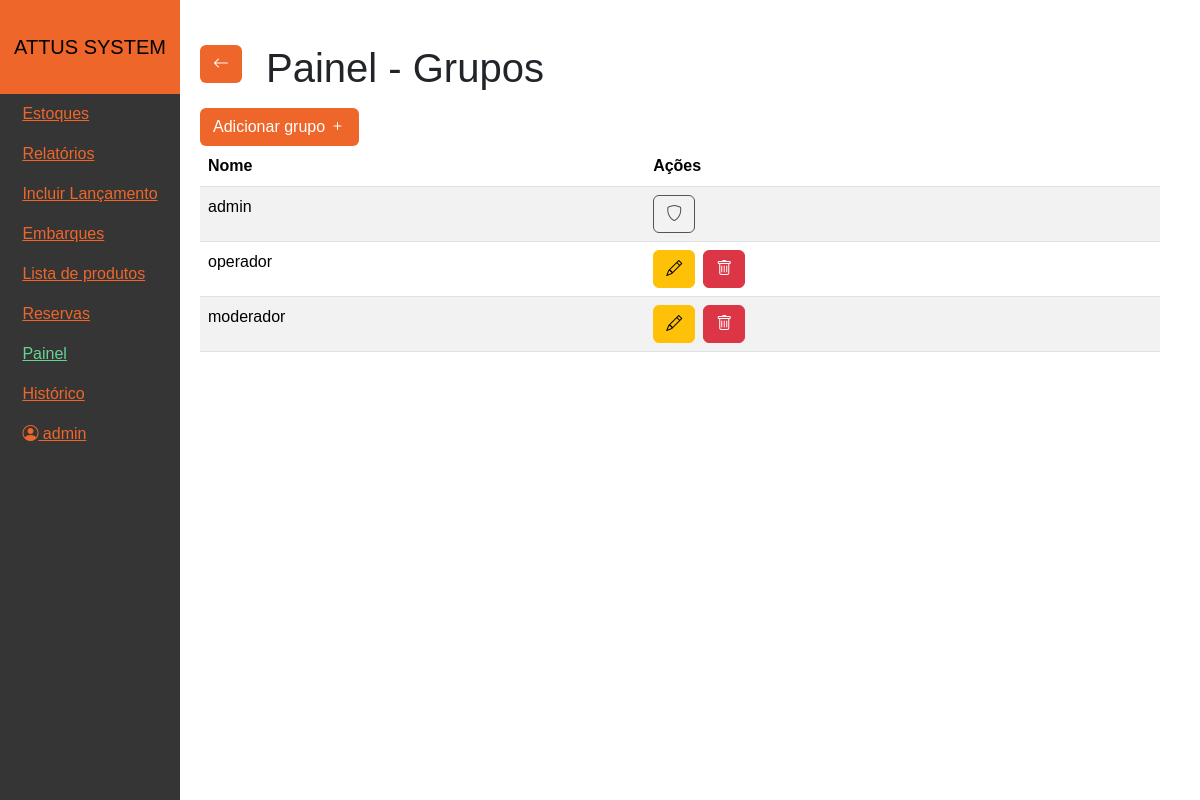
Page /painel/grupos (signed in) on the committed database.
### tables this page shows
CREATE TABLE `users` (
  `ID` int NOT NULL AUTO_INCREMENT,
  `username` varchar(30) NOT NULL,
  `email` varchar(255) NOT NULL,
  `password` varchar(255) NOT NULL,
  `active` tinyint(1) DEFAULT '0',
  `group_ID` int DEFAULT '99',
  PRIMARY KEY (`ID`),
  UNIQUE KEY `username` (`username`),
  UNIQUE KEY `email` (`email`),
  KEY `group_ID` (`group_ID`)
);

CREATE TABLE `permission_groups` (
  `ID` int NOT NULL AUTO_INCREMENT,
  `name` varchar(255) NOT NULL,
  PRIMARY KEY (`ID`)
);

### Controllers/_Viewer.php (called while the page is built)
<?php
class _Viewer
{
    public function view($view, $data = [])
    {
        extract($data);
        require_once "Views/$view.php";
    }
}

### Controllers/PainelController.php (called while the page is built, shortened)
<?php
require_once "Models/User.php";
class PainelController extends _Controller
{
    private $userModel;
    public function __construct()
    {
        parent::__construct("Painel");
        $this->userModel = new User();
    }
    public function grupos()
    {
        $groups = $this->userModel->getGroups();
        $this->view("Painel/grupos", [
            "groups" => $groups
        ]);
    }
}

### Managers/AuthManager.php (called while the page is built, shortened)
<?php
require_once "Models/User.php";
class AuthManager
{
    public static function isLoggedIn()
    {
        return isset($_COOKIE['user_id']) && !empty($_COOKIE['user_id'])
            && isset($_COOKIE['user_email']) && !empty($_COOKIE['user_email'])
            && isset($_COOKIE['user_name']) && !empty($_COOKIE['user_name']);
    }
    public static function getUser()
    {
        if (AuthManager::isLoggedIn()) {
            return [
                'id' => $_COOKIE['user_id'],
                'email' => $_COOKIE['user_email'],
                'name' => $_COOKIE['user_name']
            ];
        }
        return null;
    }
}

### Models/Model.php (called while the page is built, shortened)
<?php
require_once "Models/Database.php";
class Model
{
    public function __construct()
    {
        $this->db = Database::getInstance();
    }
}

### Models/Database.php (called while the page is built, shortened)
<?php
class Database
{
    private static $host;
    private static $username;
    private static $password;
    private static $dbname;
    private $conn;
    private static $instance = null;
    public function __construct()
    {
        self::$host = ConfigManager::$DATABASE_HOST;
        self::$username = ConfigManager::$DATABASE_USERNAME;
        self::$password = ConfigManager::$DATABASE_PASSWORD;
        self::$dbname = ConfigManager::$DATABASE_NAME;
        $this->conn = new mysqli(self::$host, self::$username, self::$password, self::$dbname);
    }
    public static function getInstance()
    {
        if (self::$instance === null) {
            self::$instance = new self();
        }
        return self::$instance;
    }
    public function prepare($sql)
    {
        return $this->conn->prepare($sql);
    }
}

### Models/User.php (called while the page is built, shortened)
<?php
require_once "Models/Model.php";
class User extends Model
{
    public function getUserById($id)
    {
        $sql = "SELECT * FROM `users` WHERE `id` = ?";
        $stmt = $this->db->prepare($sql);
        $stmt->bind_param("i", $id);
        $stmt->execute();
        $result = $stmt->get_result();
        return $result->fetch_assoc();
    }
    public function getGroups()
    {
        $sql = "SELECT * FROM `permission_groups`";
        $stmt = $this->db->prepare($sql);
        $stmt->execute();
        $result = $stmt->get_result();
        $groups = [];
        while ($row = $result->fetch_assoc()) {
            $groups[] = $row;
        }
        return $groups;
    }
}

### Managers/UserPermissionManager.php (called while the page is built, shortened)
<?php
require_once "Models/User.php";
class UserPermissionManager
{
    public function __construct($userId)
    {
        $userModel = new User();
        $user = $userModel->getUserById($userId);
    }
}

### Controllers/_Controller.php (called while the page is built, shortened)
<?php
require_once "Managers/AuthManager.php";
require_once "Managers/UserPermissionManager.php";
require_once "Controllers/_Viewer.php";
class _Controller extends _Viewer
{
    public function __construct($controller_name = null)
    {
        $user = AuthManager::getUser();
        $this->userPermissionManager = new UserPermissionManager($user['id']);
    }
}

### Views/Painel/grupos.php (the view, shortened to what this page needs)
<?php
$pageTitle = "Painel";
require "Components/Header.php";
?>
<main>
    <div class="d-flex gap-4 align-items-center">
        <button id="go-back" class="btn btn-custom" data-url="/painel">
            <i class="bi bi-arrow-left"></i>
        </button>
        <h1 class="mt-4 mb-3"><?= $pageTitle ?> - Grupos</h1>
    </div>
    <button class="btn btn-custom" data-bs-toggle="modal" data-bs-target="#criarGroupModal">
        Adicionar grupo <i class="bi bi-plus"></i>
    </button>
    <div class="table-responsive" style="max-height: 60vh; min-height: 100px">
        <table class="table table-striped" id="table-groups">
            <thead class="thead-dark" style="position: sticky; top: 0; z-index: 1000">
                <tr>
                    <th>Nome</th>
                    <th>Ações</th>
                </tr>
            </thead>
            <tbody>
                <?php foreach ($groups as $group): ?>
                    <tr data-id="<?= $group["ID"] ?>">
                        <td><?= $group["name"] ?></td>
                        <td>
                            <div class="d-flex gap-2">
                                <?php if ($group["ID"] == 1): ?>
                                    <button class="btn btn-custom" disabled>
                                        <i class="bi bi-shield"></i>
                                    </button>
                                <?php else: ?>
                                    <button class="btn btn-warning edit-group" data-id="<?= $group["ID"] ?>"
                                        title="Editar grupo">
                                        <i class="bi bi-pencil"></i>
                                    </button>
                                    <button class="btn btn-danger delete-group" data-id="<?= $group["ID"] ?>">
                                        <i class="bi bi-trash"></i>
                                    </button>
                                <?php endif; ?>
                            </div>
                        </td>
                    </tr>
                <?php endforeach; ?>
            </tbody>
        </table>
    </div>
</main>
<?php
include "Components/Template.php";
?>

### Components/Header.php (shortened to what this page needs)
<link rel="stylesheet" href="/public/grid-template.css">
<header>
  <nav class="navbar navbar-expand-md p-0">
    <div id="logoArea">
      <a class="navbar-brand p-0 m-0" href="/">ATTUS SYSTEM</a>
    </div>
    <div class="collapse navbar-collapse w-100" id="navbarSupportedContent">
      <ul class="navbar-nav mb-2 mb-lg-0">
        <li class="nav-item">
          <a class="nav-link <?= (isset($pageTitle) && $pageTitle === "Estoques") ? 'active' : ''; ?>" href="/">Estoques</a>
        </li>
        <li class="nav-item">
          <a class="nav-link <?= (isset($pageTitle) && $pageTitle === "Relatórios") ? 'active' : ''; ?>" href="/relatorios">Relatórios</a>
        </li>
        <li class="nav-item">
          <a class="nav-link <?= (isset($pageTitle) && $pageTitle === "Incluir Lançamento") ? 'active' : ''; ?>" href="/lancamento">Incluir Lançamento</a>
        </li>
        <li class="nav-item">
          <a class="nav-link <?= (isset($pageTitle) && $pageTitle === "Embarques") ? 'active' : ''; ?>" href="/embarques">Embarques</a>
        </li>
        <li class="nav-item">
          <a class="nav-link <?= (isset($pageTitle) && $pageTitle === "Produtos") ? 'active' : ''; ?>" href="/produtos">Lista de produtos</a>
        </li>
        <li class="nav-item">
          <a class="nav-link <?= (isset($pageTitle) && $pageTitle === "Reservas") ? 'active' : ''; ?>" href="/reservas">Reservas</a>
        </li>
        <li class="nav-item">
          <a class="nav-link <?= (isset($pageTitle) && $pageTitle === "Painel") ? 'active' : ''; ?>" href="/painel">Painel</a>
        </li>
        <li class="nav-item">
          <a class="nav-link <?= (isset($pageTitle) && $pageTitle === "Histórico") ? 'active' : ''; ?>" href="/historico">Histórico</a>
        </li>
        <li class="nav-item">
          <p class="nav-link" id="user-info">
            <i class="bi bi-person-circle"></i>
            <?php
            $user = AuthManager::getUser();
            echo $user === null ? '' : ' ' . $user['name'];
            ?>
          </p>
        </li>
      </ul>
    </div>
  </nav>
</header>

### public/global.css (style rules this page uses)
:root { --primary-color: rgba(255, 255, 255, 1); --secondary-color: #EE662A; --tertiary-color: rgb(53, 53, 53); --quaternary-color: rgb(104, 210, 147); --text-hover-color: rgb(104, 210, 147); --text-light: white; --text-dark: black; }
* { margin: 0; padding: 0; box-sizing: border-box; font-family: "Poppins", sans-serif; }
.btn-custom, .btn-custom:active, .btn-custom:focus { background-color: var(--secondary-color); color: var(--text-light); }

### public/grid-template.css (style rules this page uses)
body { display: grid; grid-template-areas: "header" "main"; }
body > header { background-color: var(--secondary-color); grid-area: header; max-width: 100vw; }
body > header nav { background-color: var(--secondary-color); padding: 0; height: 100%; }
.nav-link, .nav-link:focus, .nav-link:active { color: var(--secondary-color); text-decoration: underline; }
.nav-link:hover, .nav-link.active { color: var(--text-hover-color) !important; }
body > main { max-width: 100vw; grid-area: main; padding: 20px; }
#navbarSupportedContent { background-color: var(--tertiary-color); }
#logoArea { padding: 1rem; width: 100%; display: flex; justify-content: space-between; align-items: center; }
@media (min-width: 768px) { body { display: grid; grid-template-areas: "header main"; grid-template-columns: 180px auto; } }
@media (min-width: 768px) { body > header > nav { display: flex; flex-direction: column; align-items: center; justify-content: center; } }
@media (min-width: 768px) { body > main { max-width: calc(100vw - 200px); min-height: 100vh; } }
@media (min-width: 768px) { #navbarSupportedContent { display: flex; flex-direction: column !important; justify-content: flex-start; } }
@media (min-width: 768px) { #navbarSupportedContent > ul { display: flex; flex-direction: column !important; align-items: start; justify-content: center; } }
@media (min-width: 768px) { #logoArea { padding: 2rem .5rem; width: 100%; display: flex; flex-direction: column; align-items: center; } }

### rows in the picture
users: username "admin"
permission_groups: name "admin"
permission_groups: name "operador"
permission_groups: name "moderador"

### other values in the picture
$pageTitle "Painel"
